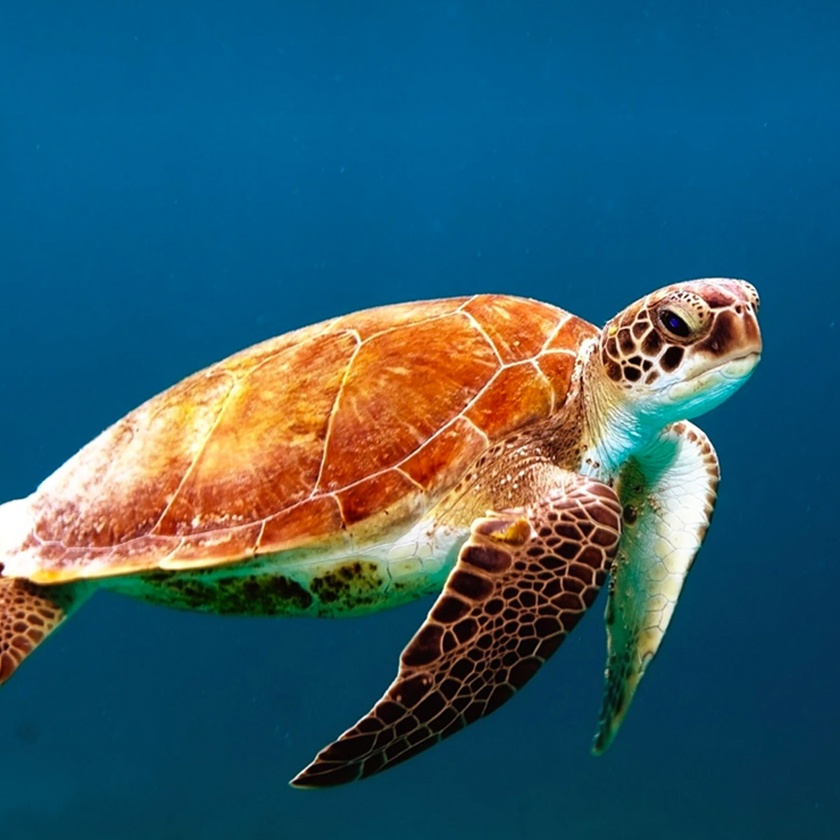
#> input picture Individual_Filters&Techniques/Images/3_4_turtle.jpg, 840 x 840 px, shrunk from 1200 x 1200 before the run
$ python 3_ImageReconstruction.py
#> lines starting #> are read from the running program, lines starting #| are printed output that depends on the picture
from PIL import Image
import numpy as np
import matplotlib.pyplot as plt

img = Image.open('Images/3_4_turtle.jpg')
#> img is the input picture: PIL image 840x840 RGB; mean R, G, B 50.3, 92.2, 107.6
img = np.mean(img, 2)
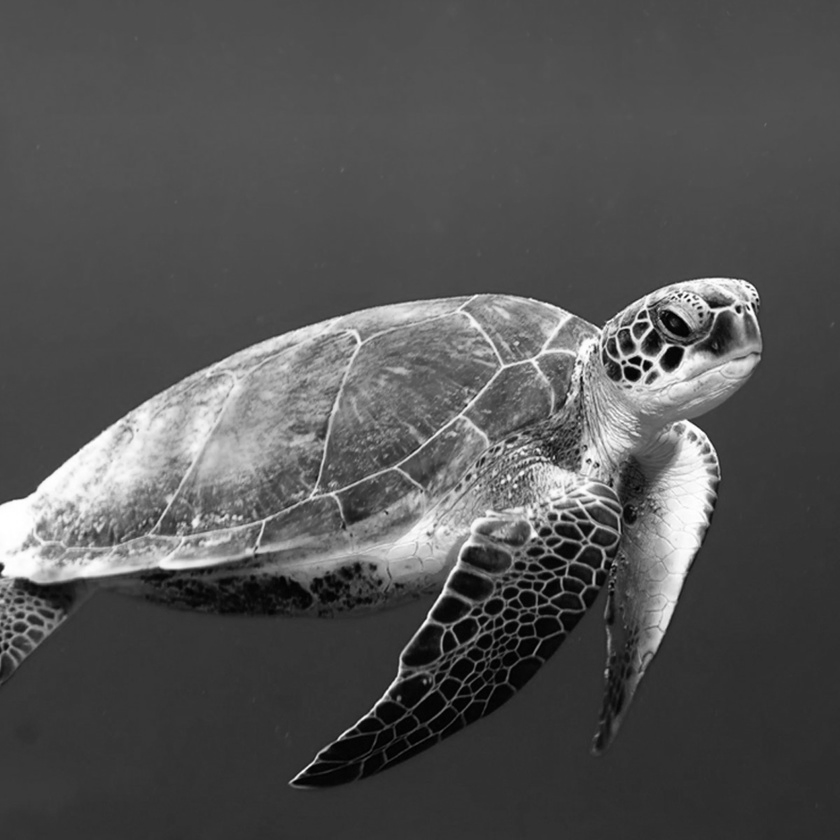
#> img: shape (840, 840) float64; min 0.333, max 255, mean 83.4

U,s,V = np.linalg.svd(img)
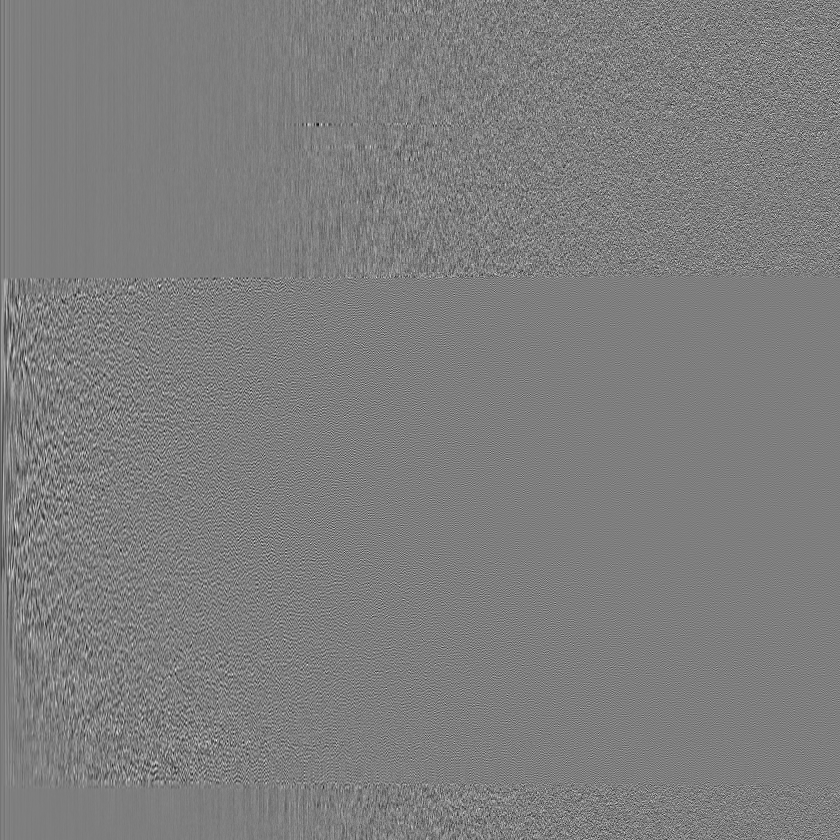
#> U: shape (840, 840) float64; min -0.235, max 0.238, mean -3.62e-05; drawn with min black and max white
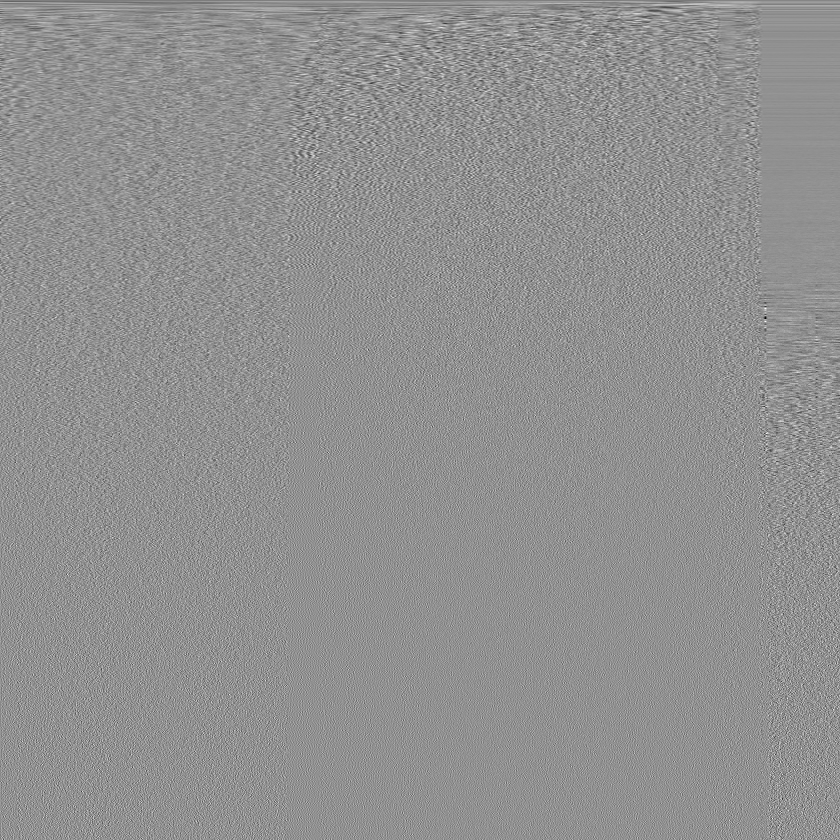
#> V: shape (840, 840) float64; min -0.286, max 0.216, mean -3.25e-05; drawn with min black and max white
#> s = 840 values, max 74958.1 at index 0, min 0.0186 at index 839, mean 394.4

n = 10
S = np.zeros(np.shape(img))
for i in range(0, n):
    S[i,i] = s[i]

recon_img = U @ S @ V
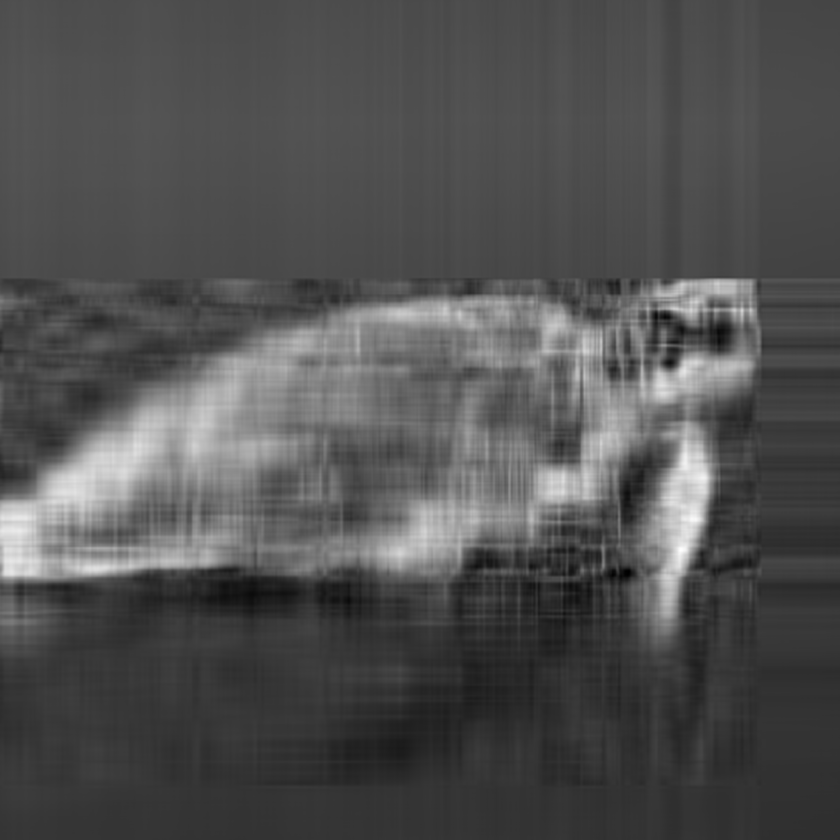
#> recon_img: shape (840, 840) float64; min -14.2, max 292.1, mean 83.4; drawn with min black and max white

fig, ax = plt.subplots(1, 2)

ax[0].imshow(img)
ax[0].axis('off')
ax[0].set_title('Original')

ax[1].imshow(recon_img)
ax[1].axis('off')
ax[1].set_title(f'Reconstructed n = {n}')

plt.show()
